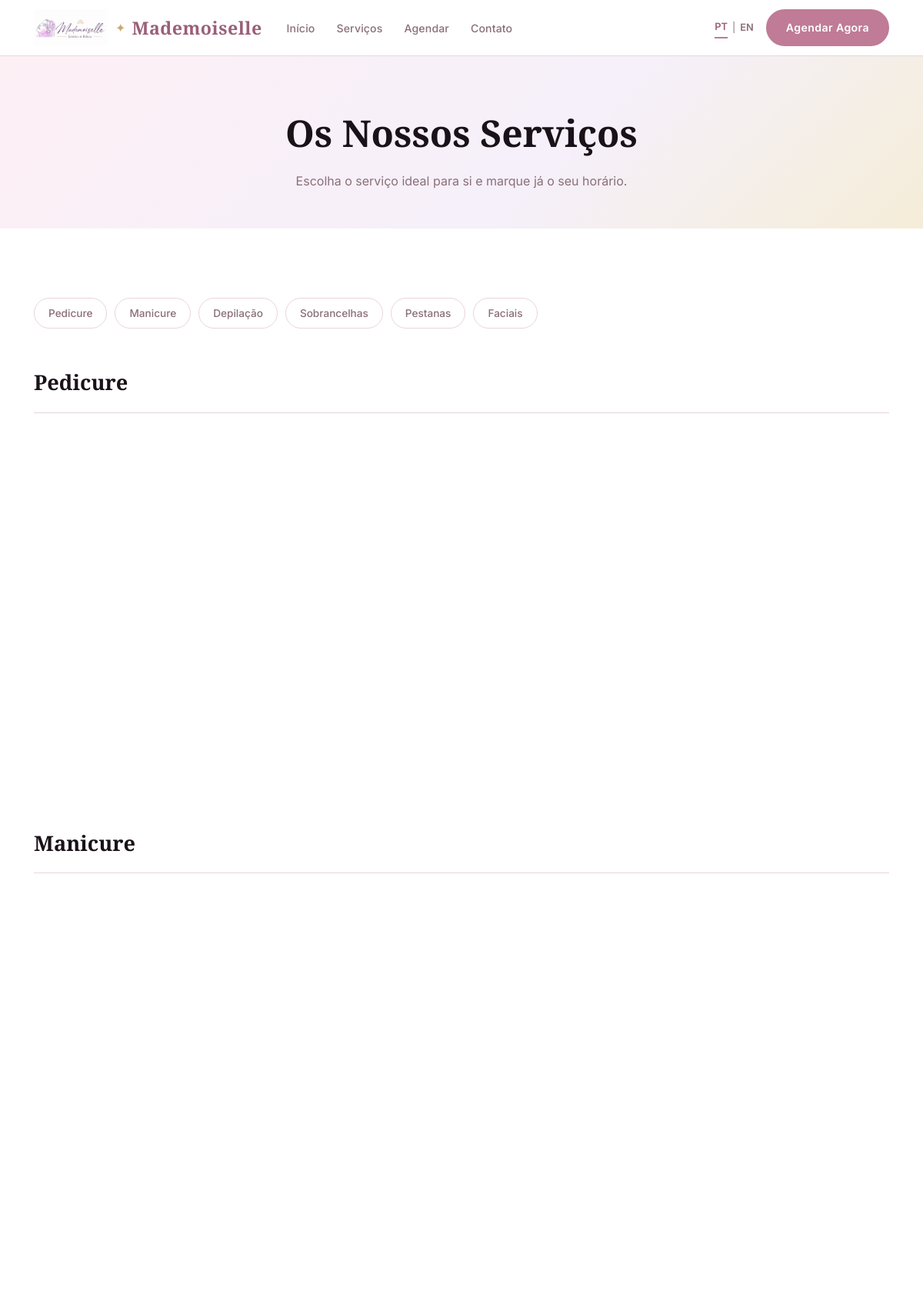
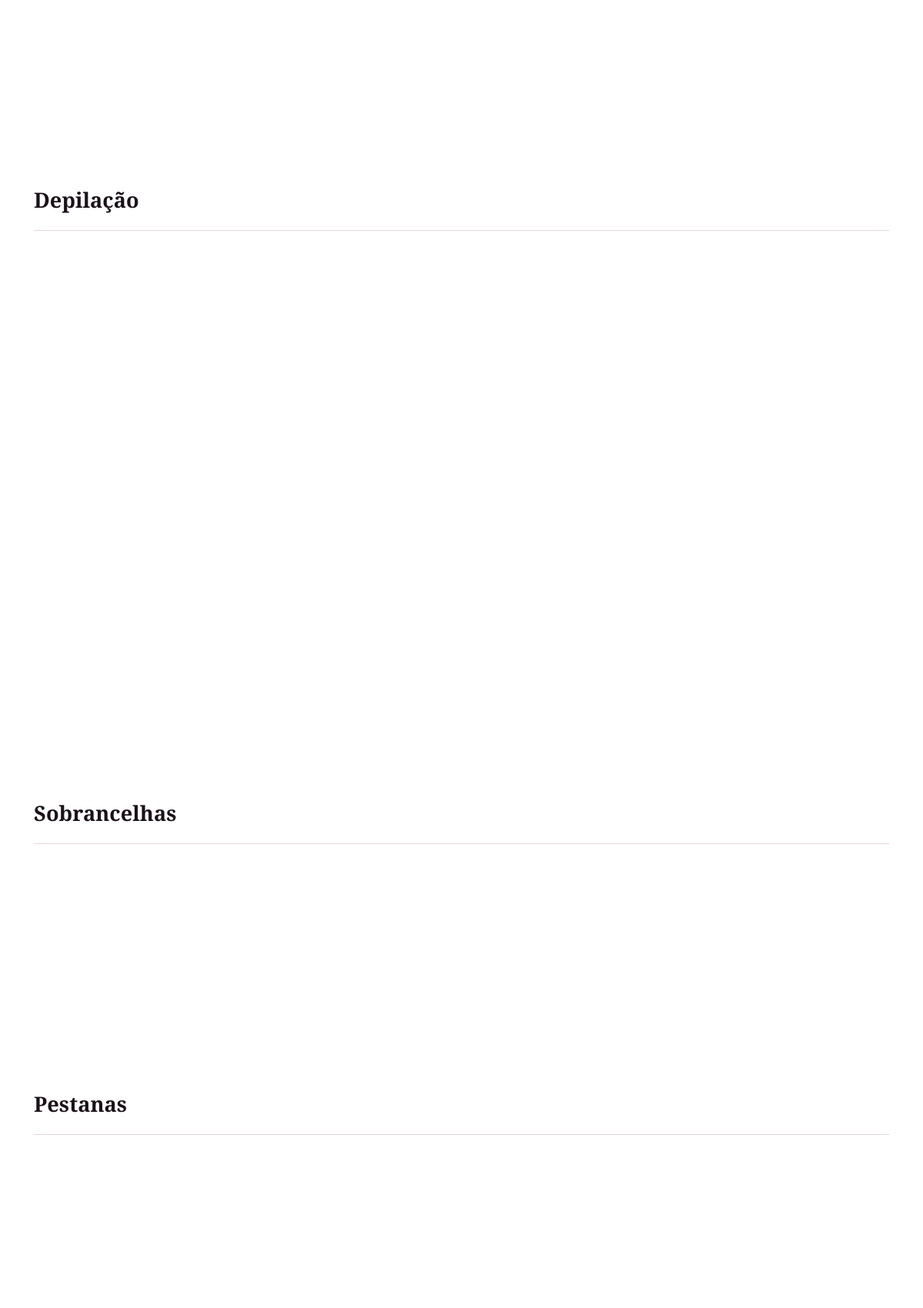
/services (upper part), run on the app's committed database (2 pictures, top to bottom).
### salon/models/models.py (models this page shows)
class ServiceCategory(db.Model):
    __tablename__ = "service_categories"
    id = db.Column(db.Integer, primary_key=True)
    name_pt = db.Column(db.String(100), nullable=False)
    name_en = db.Column(db.String(100), nullable=False)
    icon = db.Column(db.String(50), default="sparkles")
    display_order = db.Column(db.Integer, default=0)
    services = db.relationship("Service", back_populates="category", lazy=True)
    def name(self, lang="pt"):
        return self.name_pt if lang == "pt" else self.name_en

### salon/routes.py (the view)
@main.route("/services")
def services():
    categories = ServiceCategory.query.order_by(ServiceCategory.display_order).all()
    return render_template("services.html", categories=categories, lang=get_lang())

### salon/models/models.py (called while the page is built)
    def name(self, lang="pt"):
        return self.name_pt if lang == "pt" else self.name_en

    def description(self, lang="pt"):
        return self.description_pt if lang == "pt" else self.description_en

### salon/routes.py (called while the page is built)
def get_lang():
    return str(get_locale())

### salon/templates/services.html (shortened to what this page needs)
{% extends "base.html" %}
{% block content %}
<section class="page-hero">
  <div class="container">
    <h1>{% if lang == 'pt' %}Os Nossos Serviços{% else %}Our Services{% endif %}</h1>
    <p>{% if lang == 'pt' %}Escolha o serviço ideal para si e marque já o seu horário.{% else %}Choose the ideal service for you and book your appointment today.{% endif %}</p>
  </div>
</section>
<section class="section">
  <div class="container">
    <div class="category-nav">
      {% for cat in categories %}
      <a href="#cat-{{ cat.id }}" class="category-nav-item">{{ cat.name(lang) }}</a>
      {% endfor %}
    </div>
    {% for cat in categories %}
    <div class="service-category" id="cat-{{ cat.id }}">
      <div class="service-category-header">
        <h2>{{ cat.name(lang) }}</h2>
      </div>
      <div class="services-grid">
      </div>
    </div>
    {% endfor %}
  </div>
</section>
{% endblock %}

### salon/static/css/style.css (style rules this page uses)
:root { --rose: #c07b96; --rose-dark: #9a5f78; --rose-light: #e8c4d0; --rose-pale: #fdf0f5; --lilac: #b89bc8; --lilac-light: #e8dff0; --lilac-pale: #f5f0fa; --gold: #c9a96e; --gold-light: #f5edd8; --dark: #1a1218; --text: #3d2a33; --text-muted: #8a6f78; --border: #e8d5dc; --bg: #ffffff; --bg-alt: #fdf5f8; --radius: 14px; --radius-sm: 8px; --shadow: 0 2px 20px rgba(192,123,150,0.12); --shadow-lg: 0 8px 48px rgba(192,123,150,0.18); --font-serif: 'Cormorant Garamond', 'Playfair Display', Georgia, serif; --font-sans: 'Inter', system-ui, sans-serif; --transition: 0.22s ease; }
*, *::before, *::after { box-sizing: border-box; margin: 0; padding: 0; }
html { scroll-behavior: smooth; }
body { font-family: var(--font-sans); color: var(--text); background: var(--bg); line-height: 1.65; font-size: 16px; }
a { color: inherit; text-decoration: none; }
.container { max-width: 1160px; margin: 0 auto; padding: 0 24px; }
.section { padding: 90px 0; }
.page-hero { background: linear-gradient(135deg, var(--rose-pale) 0%, var(--lilac-pale) 60%, var(--gold-light) 100%); padding: 60px 0 48px; text-align: center; }
.page-hero h1 { font-family: var(--font-serif); font-size: clamp(2rem, 4vw, 3rem); color: var(--dark); margin-bottom: 10px; }
.page-hero p { font-size: 1rem; color: var(--text-muted); max-width: 480px; margin: 0 auto; }
.category-nav { display: flex; gap: 10px; flex-wrap: wrap; margin-bottom: 48px; }
.category-nav-item { padding: 8px 18px; border-radius: 50px; border: 1px solid var(--border); font-size: 0.85rem; font-weight: 500; color: var(--text-muted); background: var(--bg); transition: all var(--transition); }
.service-category { margin-bottom: 64px; }
.service-category-header { display: flex; align-items: center; gap: 14px; margin-bottom: 28px; padding-bottom: 16px; border-bottom: 1px solid var(--border); }
.service-category-header h2 { font-family: var(--font-serif); font-size: 1.7rem; color: var(--dark); }
.services-grid { display: grid; grid-template-columns: repeat(auto-fill, minmax(270px, 1fr)); gap: 20px; }

### data on the page
ServiceCategory: name "Pedicure"
ServiceCategory: name "Manicure"
ServiceCategory: name "Depilação"
ServiceCategory: name "Sobrancelhas"
ServiceCategory: name "Pestanas"
ServiceCategory: name "Faciais"
